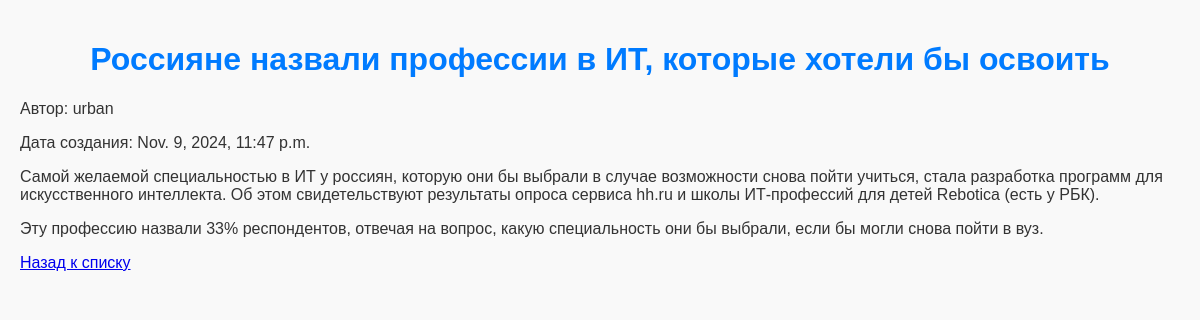
Screenshot of /post/3/ with the database file from the repository.
### task5/models.py (models this page shows, shortened)
class Post(models.Model):
    title = models.CharField(max_length=200)
    content = models.TextField()
    author = models.CharField(max_length=100)
    created_at = models.DateTimeField(auto_now_add=True)

### task5/views.py (the view)
# urls.py: path('post/<int:pk>/', post_detail, name='post_detail'),
def post_detail(request, pk):
    post = get_object_or_404(Post, pk=pk)
    return render(request, 'post_detail.html', {'post': post})

### templates/post_detail.html (shortened to what this page needs)
<!DOCTYPE html>
<html lang="en">
<head>
    {% load static %}
    <link rel="stylesheet" href="{% static 'css/styles.css' %}">
</head>
<body>
<h1>{{ post.title }}</h1>
<p>Автор: {{ post.author }}</p>
<p>Дата создания: {{ post.created_at }}</p>
<div>{{ post.content|linebreaks }}</div>
<a href="{% url 'post_list' %}">Назад к списку</a>
</body>
</html>

### static/css/styles.css (style rules this page uses)
body { font-family: Arial, sans-serif; background-color: #f9f9f9; color: #333; margin: 0; padding: 20px; }
h1 { text-align: center; color: #007BFF; }

### rows the page displays
Post: title "Россияне назвали профессии в ИТ, которые хотели бы освоить", author "urban", created_at "Nov. 9, 2024, 11:47 p.m.", content "Самой желаемой специальностью в ИТ у россиян, которую они бы выбрали в случае возможности снова пойти учиться, стала разработка программ для искусственного интеллекта. Об этом свидетельствуют результаты опроса сервиса hh.ru и школы ИТ-профессий для детей Rebotica (есть у РБК). Эту профессию назвали 33% респондентов, отвечая на вопрос, какую специальность они бы выбрали, если бы могли снова пойти в вуз."
